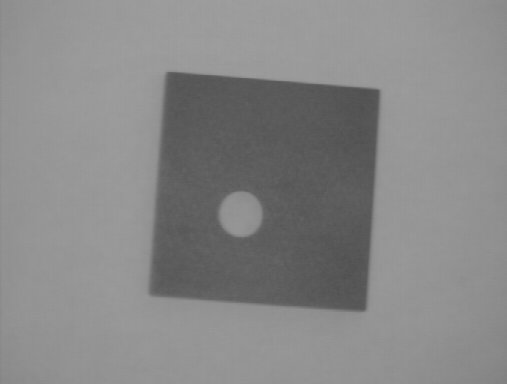
#> input picture Labwork 2/Resource/forme1.png, 507 x 384 px
$ python Arbitrary_Threshold.py
#> lines starting #> are read from the running program, lines starting #| are printed output that depends on the picture; after the words box and inside, x2 and y2 are one past the last pixel; in counts of white or black regions, pixels touching at a corner belong together
import cv2 as cv
import sys

forme1= cv.imread(cv.samples.findFile("Resource/forme1.png"), cv.IMREAD_GRAYSCALE)
#> forme1 is the input picture: shape (384, 507); min 77, max 159, mean 135.3
house8 = cv.imread(cv.samples.findFile("Resource/house8.png"), cv.IMREAD_GRAYSCALE)
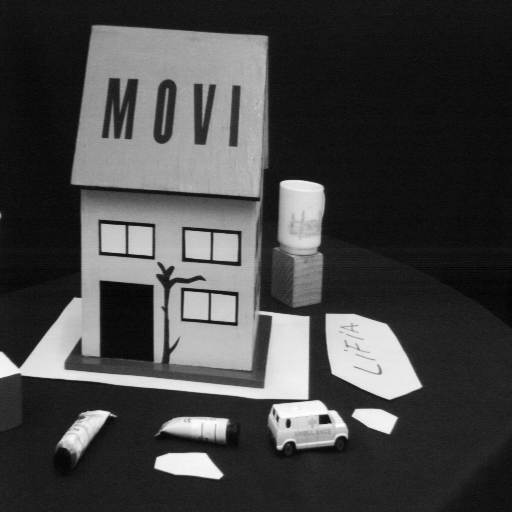
#> input picture Labwork 2/Resource/house8.png, 512 x 512 px
#> house8 is the input picture: shape (512, 512); min 0, max 253, mean 69.5
woman = cv.imread(cv.samples.findFile("Resource/femme.png"), cv.IMREAD_GRAYSCALE)
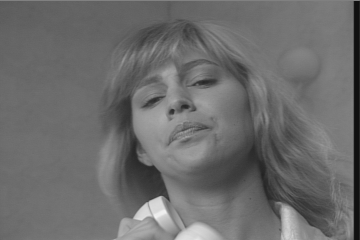
#> input picture Labwork 2/Resource/femme.png, 360 x 240 px
#> woman is the input picture: shape (240, 360); min 16, max 242, mean 108.2

ret, thresh_forme1 = cv.threshold(forme1, 120, 255, cv.THRESH_BINARY)
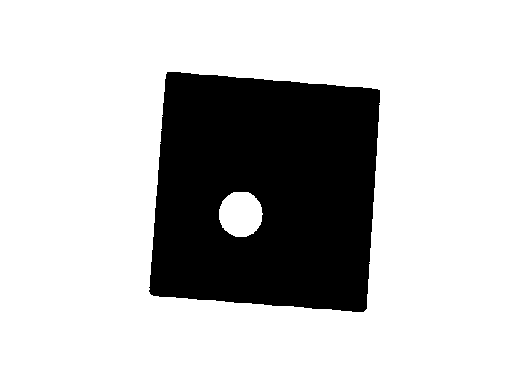
#> thresh_forme1: shape (384, 507); 75.9% white; 1 black region, box (x1, y1, x2, y2) and area: (149, 72, 380, 312) 47006
ret, thresh_house8 = cv.threshold(house8, 120, 255, cv.THRESH_BINARY)
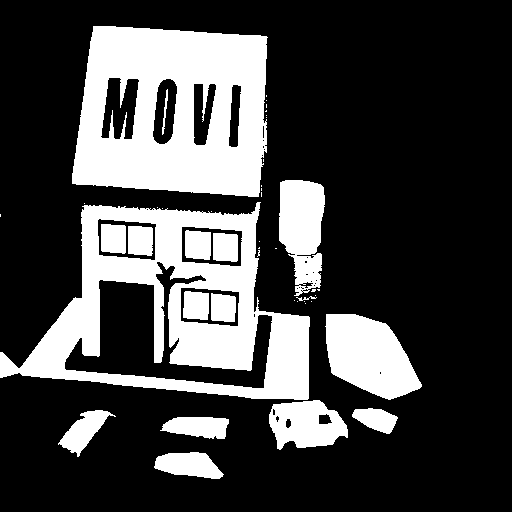
#> thresh_house8: shape (512, 512); 26.9% white; 44 white regions (27 under 20 px), largest, box (x1, y1, x2, y2) and area: (72, 26, 268, 197) 25218, (0, 202, 310, 400) 24249, (325, 314, 422, 400) 5611
ret, thresh_woman = cv.threshold(woman, 120, 255, cv.THRESH_BINARY)
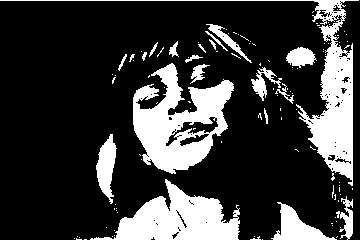
#> thresh_woman: shape (240, 360); 22.6% white; 113 white regions (92 under 20 px), largest, box (x1, y1, x2, y2) and area: (133, 63, 234, 174) 5762, (0, 0, 359, 186) 5074, (90, 179, 240, 240) 4461

cv.imshow("Binary Threshold Forme 1", thresh_forme1)
cv.imshow("Binary Threshold House 8", thresh_house8)
cv.imshow("Binary Threshold Woman", thresh_woman)

key = cv.waitKey(0)
#> (key q is pressed here)
if key == ord("q"):
    sys.exit()
#> (the program exits here)
